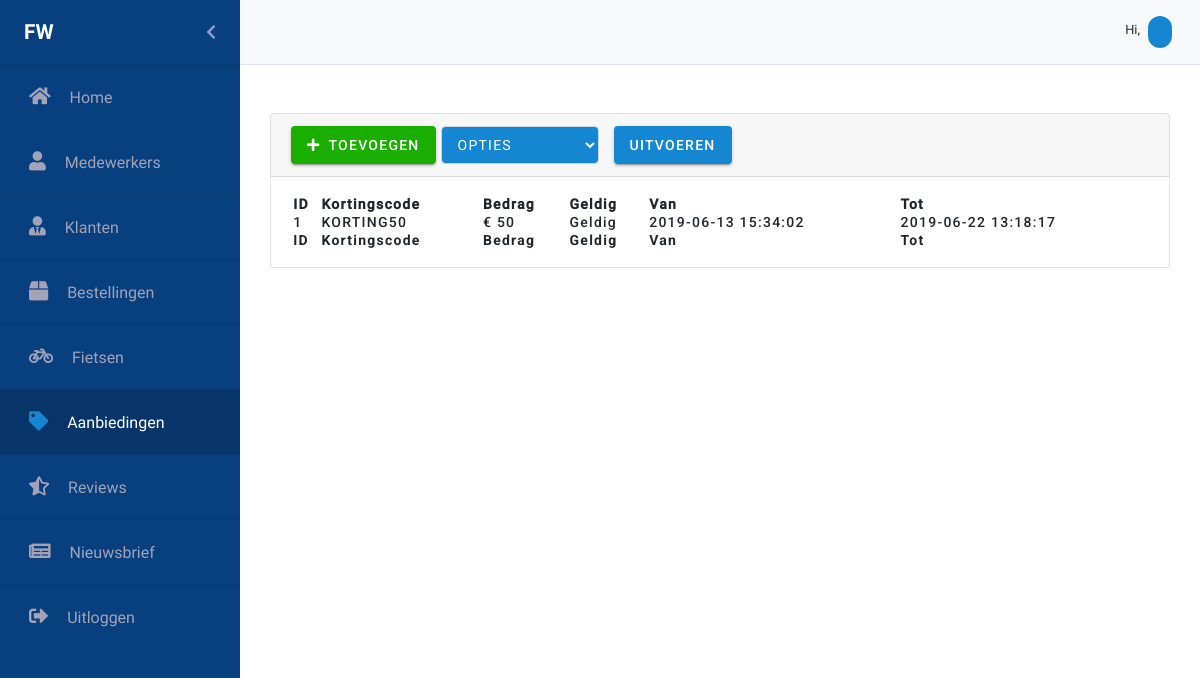
The page /aanbiedingen.php on the database its author committed.
### tables this page shows
CREATE TABLE `discount_codes` (
  `id` int(11) NOT NULL,
  `code` varchar(40) NOT NULL,
  `amount` double NOT NULL,
  `is_valid` tinyint(1) NOT NULL,
  `creation_date` datetime NOT NULL,
  `expiry_date` datetime NOT NULL
);

### aanbiedingen.php (the view, shortened to what this page needs)
<?php
require_once("Controllers/dbconnect.php");
$records = $con->query("SELECT * FROM discount_codes");
?>
<html lang="en">
<head>
    <link rel="stylesheet" href="https://stackpath.bootstrapcdn.com/bootstrap/4.3.1/css/bootstrap.min.css"
>
    <link rel="stylesheet" href="https://use.fontawesome.com/releases/v5.8.2/css/all.css"
          type='text/css' media='all'>
    <link href="css/Material/material-components-web.min.css" rel="stylesheet">
    <link rel="stylesheet" href="scss/backend.css">
    <link rel="stylesheet" href="css/Datatable/select.dataTables.min.css">
    <link rel="stylesheet" type="text/css" href="css/Datatable/datatables.min.css"/>
    <link rel="stylesheet" type="text/css" href="css/Animate/animate.css">
</head>
<body>
<div id="wrapper" class="toggled">
    <div id="sidebar-wrapper" class="sidebarAnimation">
        <ul class="sidebarUl">
            <div class="sidebarProfilePicture pl-4 pr-4" id="sidebarProfilePicture">
                <span class="logo sidebarUsername">FW</span>
                <a href="#menu-toggle" id="menu-toggle" class="aSidebarChevron float-right">
                    <i class="fas fa-chevron-left" id="chevron"></i>
                </a>
            </div>
            <li class="sidebarLi">
                <a class="accordion-toggle collapsed toggle-switch" href="dashboard.php">
                    <div class="sidebarData">
                        <span class="sidebar-icon"><i class="fas fa-home iconwidth"></i></span>
                        <span class="pr-15"></span>
                        <span class="sidebar-title">Home</span>
                    </div>
                </a>
            </li>
            <li class="sidebarLi">
                <a class="accordion-toggle collapsed toggle-switch" href="medewerkers.php">
                    <div class="sidebarData">
                        <span class="sidebar-icon"><i class="fas fa-user iconwidth"></i></span>
                        <span class="pr-15"></span>
                        <span class="sidebar-title">Medewerkers</span>
                    </div>
                </a>
            </li>
            <li class="sidebarLi">
                <a class="accordion-toggle collapsed toggle-switch" href="klanten.php">
                    <div class="sidebarData">
                        <span class="sidebar-icon"><i class="fas fa-user-tie iconwidth"></i></span>
                        <span class="pr-15"></span>
                        <span class="sidebar-title">Klanten</span>
                    </div>
                </a>
            </li>
            <li class="sidebarLi" id="bestellingen" data-toggle="collapse" href="#submenu-2">
                <a class="accordion-toggle collapsed toggle-switch" data-toggle="collapse" href="#submenu-2">
                    <div class="sidebarData">
                        <span class="sidebar-icon"><i class="fa fa-box iconwidth"></i></span>
                        <span class="pr-15"></span>
                        <span class="sidebar-title">Bestellingen</span>
                    </div>
                </a>
            </li>
            <li class="sidebarLi">
                <a class="accordion-toggle collapsed toggle-switch" href="fietsen.php">
                    <div class="sidebarData">
                        <span class="sidebar-icon"><i class="fa fa-bicycle iconwidth"></i></span>
                        <span class="pr-15"></span>
                        <span class="sidebar-title">Fietsen</span>
                    </div>
                </a>
            </li>
            <li class="sidebarLi active">
                <a class="accordion-toggle collapsed toggle-switch" href="#">
                    <div class="sidebarData">
                        <span class="sidebar-icon"><i class="fas fa-tag iconwidth"></i></span>
                        <span class="pr-15"></span>
                        <span class="sidebar-title">Aanbiedingen</span>
                    </div>
                </a>
            </li>
            <li class="sidebarLi">
                <a class="accordion-toggle collapsed toggle-switch" href="reviews.php">
                    <div class="sidebarData">
                        <span class="sidebar-icon"><i class="fas fa-star-half-alt iconwidth"></i></span>
                        <span class="pr-15"></span>
                        <span class="sidebar-title">Reviews</span>
                    </div>
                </a>
            </li>
            <li class="sidebarLi">
                <a class="accordion-toggle collapsed toggle-switch" href="nieuwsbrief.php">
                    <div class="sidebarData">
                        <span class="sidebar-icon"><i class="fas fa-newspaper iconwidth"></i></span>
                        <span class="pr-15"></span>
                        <span class="sidebar-title">Nieuwsbrief</span>
                    </div>
                </a>
            </li>
            <li class="sidebarLi">
                <a class="accordion-toggle collapsed toggle-switch" href="#">
                    <div class="sidebarData">
                        <span class="sidebar-icon"><i class="fas fa-sign-out-alt iconwidth"></i></span>
                        <span class="pr-15"></span>
                        <span class="sidebar-title">Uitloggen</span>
                    </div>
                </a>
            </li>
        </ul>
    </div>
    <nav class="navbar navbar-light bg-light mr-auto nav" id="nav">
        <div class="mdc-chip-set pl-2 pr-2">
            <div class="hiUser pr-1 pt-2">
                <span class="hiNav">Hi, </span>
            </div>
            <div class="mdc-chip" tabindex="0">
            </div>
        </div>
    </nav>
    <div class="row gebruikers">
        <div class="card text-black mb-5 mt-5">
            <div class="card-header" id="card-header">
                <button class="foo-button mdc-button mdc-button--raised mdc-ripple-upgraded toevoegen" id="toevoegen"
                        data-toggle="modal" data-target="#toevoegenModal">
                    <i class="fas fa-plus"></i>
                    <span class="mdc-button__label">Toevoegen</span>
                </button>
                <div class="selectDatatable mdc-button__label">
                    <select class="form-control">
                        <option value="" disabled selected id="opties">Opties</option>
                    </select>
                </div>
                <button class="foo-button mdc-button mdc-button--raised mdc-ripple-upgraded uitvoeren" id="uitvoeren">
                    <span class="mdc-button__label">Uitvoeren</span>
                </button>
            </div>
            <div id="datatable-card" class="card-body-table">
                <table id="aanbiedingen" class="table-card" style="width:100%">
                    <thead>
                    <tr>
                        <th></th>
                        <th>ID</th>
                        <th>Kortingscode</th>
                        <th>Bedrag</th>
                        <th>Geldig</th>
                        <th>Van</th>
                        <th>Tot</th>
                    </tr>
                    </thead>
                    <tbody>
                    <?php
                    while ($row = mysqli_fetch_array($records)) {
                        ?>
                        <tr>
                            <td></td>
                            <td><?php echo $row['id'] ?></td>
                            <td><?php echo $row['code'] ?></td>
                            <td>€ <?php echo $row['amount'] ?></td>
                            <td><?php if ($row['is_valid'] == 1) {
                                    echo "Geldig";
                                } elseif ($row['is_valid'] == 0) {
                                    echo "Ongeldig";
                                } ?></td>
                            <td><?php echo $row['creation_date'] ?></td>
                            <td><?php echo $row['expiry_date'] ?></td>
                        </tr>
                        <?php
                    }
                    ?>
                    </tbody>
                    <tfoot>
                    <tr>
                        <th></th>
                        <th>ID</th>
                        <th>Kortingscode</th>
                        <th>Bedrag</th>
                        <th>Geldig</th>
                        <th>Van</th>
                        <th>Tot</th>
                    </tr>
                    </tfoot>
                </table>
            </div>
        </div>
    </div>
</div>
</body>
</html>

### scss/backend.css (style rules this page uses)
#sidebar-wrapper { background: #073f7f !important; float: left; overflow: hidden; min-height: 100vh; width: 240px; }
a { text-decoration: none !important; }
.sidebarUl { padding: 0px; overflow: hidden; height: 100% !important; display: inline; }
.sidebarLi { height: 65px; line-height: 65px; font-size: 1rem; border-bottom: 1px solid #073A74; }
.active { background: #073A74; }
.active .sidebarData { color: #fff; }
.active .sidebar-icon { color: #1587d2; }
.iconwidth { font-size: 1.2rem !important; }
.iconwidth::before { width: 24px !important; }
.sidebarData { color: #a2a3b7; position: relative; left: 29px; }
.active { background: #07356A !important; color: #fff; }
.sidebarUsername { font-family: Roboto-Bold; margin: 0; }
.aSidebarChevron { color: #c3c5e2b8; }
i#chevron { line-height: 65px; }
.sidebarProfilePicture { height: 65px; line-height: 65px; font-size: 1rem; border-bottom: 1px solid #073A74; color: #fff; }
#wrapper { padding-left: 0; -webkit-transition: all 0.5s ease; -moz-transition: all 0.5s ease; -o-transition: all 0.5s ease; transition: all 0.5s ease; }
.sidebarAnimation { -webkit-transition: all 0.4s ease; -moz-transition: all 0.4s ease; -o-transition: all 0.4s ease; transition: all 0.4s ease; }
.pr-15 { padding-right: 15px !important; }
.logo { font-family: Roboto-Bold; text-transform: uppercase; font-size: 1.3rem; }
.nav { height: 65px; border-bottom: 1px solid #e1e1ef; }
.hiNav { font-size: 0.8rem; }
.mdc-chip { background: #1587d2; }
.card-body-table { padding: 18px; }
.card.text-black.mb-5.mt-5 { margin-right: 30px; margin-left: 30px; width: 100%; }
thead { font-family: Roboto-Medium; }
.selectDatatable { float: left; margin-right: 20px; }
.toevoegen { float: left !important; background: #1AAF00 !important; height: 38px; }
.gebruikers { margin: 0; }
select { height: 38px !important; margin-left: 5px; transition: border-color 0.15s ease-in-out, box-shadow 0.15s ease-in-out; background-color: #1587d2; color: #fff !important; font-family: Roboto, sans-serif; -moz-osx-font-smoothing: grayscale; -webkit-font-smoothing: antialiased; font-size: 0.875rem !important; line-height: inherit; font-weight: 500; letter-spacing: 0.0892857143em; text-decoration: none; text-transform: uppercase; padding: 0 8px 0 8px; display: inline-flex; position: relative; align-items: center; justify-content: center; box-sizing: border-box; min-width: 64px; border: none; outline: none; -webkit-user-select: none; -moz-user-select: none; -ms-user-select: none; user-select: none; overflow: hidden; vertical-align: middle; border-radius: 4px; }
.form-control { background-color: #1587d2; }
.uitvoeren { height: 38px; background-color: #1587d2 !important; }
.table-card { letter-spacing: 0.0892857143em !important; font-weight: 500 !important; font-size: 0.875rem !important; font-family: Roboto, sans-serif !important; border: none !important; outline: none !important; }
body, html { font-family: Roboto-Regular; overflow-x: hidden; height: 100%; }
:root { --mdc-theme-primary: #073f7f; --mdc-theme-secondary: #018786; --mdc-theme-background: #fff; --mdc-theme-surface: #fff; --mdc-theme-error: #b00020; --mdc-theme-on-primary: #fff; --mdc-theme-on-secondary: #fff; --mdc-theme-on-surface: #000; --mdc-theme-on-error: #fff; --mdc-theme-text-primary-on-background: rgba(0, 0, 0, 0.87); --mdc-theme-text-secondary-on-background: rgba(0, 0, 0, 0.54); --mdc-theme-text-hint-on-background: rgba(0, 0, 0, 0.38); --mdc-theme-text-disabled-on-background: rgba(0, 0, 0, 0.38); --mdc-theme-text-icon-on-background: rgba(0, 0, 0, 0.38); --mdc-theme-text-primary-on-light: rgba(0, 0, 0, 0.87); --mdc-theme-text-secondary-on-light: rgba(0, 0, 0, 0.54); --mdc-theme-text-hint-on-light: rgba(0, 0, 0, 0.38); --mdc-theme-text-disabled-on-light: rgba(0, 0, 0, 0.38); --mdc-theme-text-icon-on-light: rgba(0, 0, 0, 0.38); --mdc-theme-text-primary-on-dark: white; --mdc-theme-text-secondary-on-dark: rgba(255, 255, 255, 0.7); --mdc-theme-text-hint-on-dark: rgba(255, 255, 255, 0.5); --mdc-theme-text-disabled-on-dark: rgba(255, 255, 255, 0.5); --mdc-theme-text-icon-on-dark: rgba(255, 255, 255, 0.5); }
#wrapper { height: 100% !important; }

### rows shown on the page
discount_codes: id "1", code "KORTING50", amount "50", is_valid "Geldig", creation_date "2019-06-13 15:34:02", expiry_date "2019-06-22 13:18:17"
